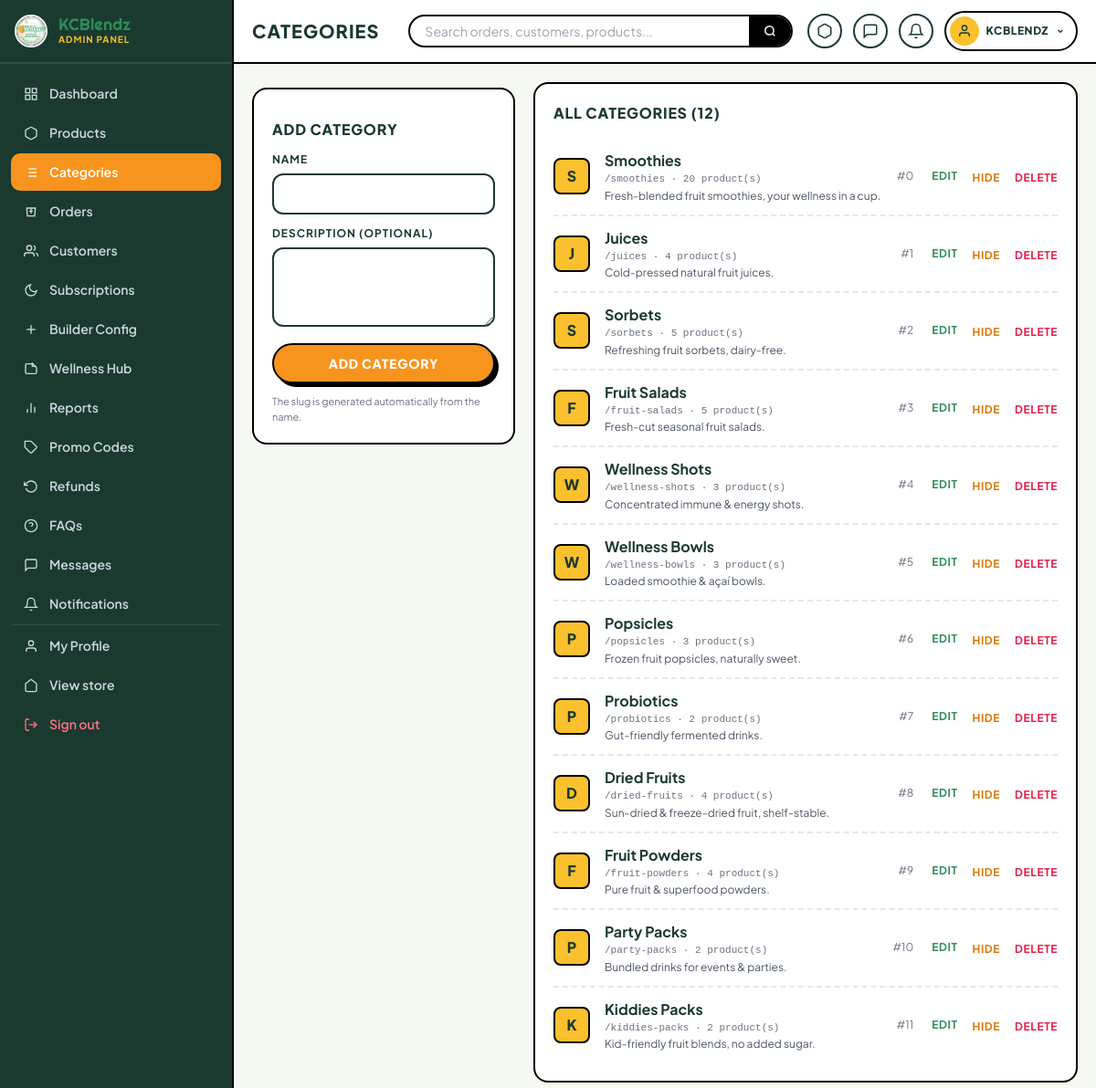
The app's page /admin/categories (signed in) with its own data.
### tables this page shows
CREATE TABLE users (
    id INTEGER PRIMARY KEY AUTOINCREMENT,
    email TEXT UNIQUE NOT NULL,
    password_hash TEXT NOT NULL,
    full_name TEXT NOT NULL,
    phone TEXT,
    role TEXT NOT NULL DEFAULT 'customer',  -- customer | admin
    status TEXT NOT NULL DEFAULT 'active',  -- active | suspended | deleted
    region TEXT,                            -- preferred region NG / MU / GL
    created_at TEXT NOT NULL DEFAULT (datetime('now')),
    last_login_at TEXT
, avatar_url TEXT, mfa_secret TEXT, mfa_enabled INTEGER NOT NULL DEFAULT 0, login_attempts INTEGER NOT NULL DEFAULT 0, locked_until TEXT);

CREATE TABLE categories (
    id INTEGER PRIMARY KEY AUTOINCREMENT,
    slug TEXT UNIQUE NOT NULL,
    name TEXT NOT NULL,
    description TEXT,
    icon TEXT,
    sort_order INTEGER NOT NULL DEFAULT 0,
    is_active INTEGER NOT NULL DEFAULT 1
, is_deleted INTEGER NOT NULL DEFAULT 0);

### app.py (the view, shortened to what this page needs)
@app.route("/admin/categories", methods=["GET", "POST"])
@admin_required
def admin_categories():
    db = get_db()
    cats = db.execute("""SELECT c.*, (SELECT COUNT(*) FROM products p
                WHERE p.category_id=c.id AND p.is_active=1) AS product_count
            FROM categories c WHERE COALESCE(c.is_deleted,0)=0
            ORDER BY c.sort_order, c.id""").fetchall()
    return render_template("admin/categories.html", categories=cats)

### app.py (called while the page is built)
def get_db():
    if "db" not in g:
        g.db = sqlite3.connect(DB_PATH, timeout=15)
        g.db.row_factory = sqlite3.Row
        g.db.execute("PRAGMA foreign_keys = ON")
        g.db.execute("PRAGMA journal_mode = WAL")
        g.db.execute("PRAGMA synchronous = NORMAL")
        g.db.execute("PRAGMA cache_size = -16000")
        g.db.execute("PRAGMA temp_store = MEMORY")
    return g.db

@app.after_request
def _cache_static(resp):
    if request.path.startswith("/static/"):
        resp.headers["Cache-Control"] = "public, max-age=2592000"
    return resp

def current_user():
    uid = session.get("uid")
    if not uid:
        return None
    row = get_db().execute("SELECT * FROM users WHERE id=? AND status='active'", (uid,)).fetchone()
    return row

def admin_required(view):
    @wraps(view)
    def wrapper(*args, **kwargs):
        u = current_user()
        if not u or u["role"] != "admin":
            abort(403)
        return view(*args, **kwargs)
    return wrapper

def admin_unread_counts():
    db = get_db()
    u = current_user()
    if not u:
        return {"notifs": 0, "messages": 0, "orders_pending": 0}
    return {
        "notifs": db.execute("""SELECT COUNT(*) c FROM notifications
            WHERE audience='admin' AND user_id=? AND is_read=0""", (u["id"],)).fetchone()["c"],
        "messages": db.execute("""SELECT COUNT(*) c FROM contact_messages
            WHERE is_handled=0""").fetchone()["c"],
        "orders_pending": db.execute("""SELECT COUNT(*) c FROM orders
            WHERE order_status='pending'""").fetchone()["c"],
    }

def csrf_token():
    if "_csrf" not in session:
        session["_csrf"] = secrets.token_urlsafe(32)
    return session["_csrf"]

@app.before_request
def enforce_csrf():
    if request.method in ("POST", "PUT", "PATCH", "DELETE"):
        if request.path.startswith("/api/"):
            return  # api uses JSON + session
        if not check_csrf():
            abort(400, "Invalid CSRF token")

@app.after_request
def security_headers(response):
    response.headers["X-Content-Type-Options"] = "nosniff"
    response.headers["X-Frame-Options"] = "DENY"
    response.headers["Referrer-Policy"] = "strict-origin-when-cross-origin"
    response.headers["Permissions-Policy"] = "camera=(), microphone=(), geolocation=()"
    return response

### templates/admin/categories.html (shortened to what this page needs)
{% extends "admin/_layout.html" %}
{% set active = 'categories' %}
{% block page_title %}Categories{% endblock %}
{% block admin_body %}
<div class="grid grid-cols-1 lg:grid-cols-3 gap-5">
  <aside>
    <form method="post" action="{{ url_for('admin_categories') }}" class="bg-white rounded-2xl border-2 border-black p-5 space-y-3 lg:sticky lg:top-24">
      <h2 class="text-base font-extrabold uppercase tracking-wider">Add category</h2>
      <div>
        <label class="label">Name</label>
        <input type="text" name="name" required class="input w-full">
      </div>
      <div>
        <label class="label">Description (optional)</label>
        <textarea name="description" rows="3" class="input w-full"></textarea>
      </div>
      <button type="submit" class="btn-fuchsia rounded-full w-full py-2.5 font-extrabold uppercase tracking-wider text-sm border-2 border-black shadow-[4px_4px_0_#000]">
        Add category
      </button>
      <p class="text-[11px] text-gray-500">The slug is generated automatically from the name.</p>
    </form>
  </aside>
  <div class="lg:col-span-2">
    <div class="bg-white rounded-2xl border-2 border-black p-5">
      <h2 class="text-base font-extrabold uppercase tracking-wider mb-4">All categories ({{ categories|length }})</h2>
      <ul class="divide-y-2 divide-dashed divide-gray-200">
        {% for c in categories %}
        <li class="py-3">
          <div class="flex items-center gap-4">
            <div class="w-10 h-10 rounded-lg border-2 border-black bg-[var(--lime)] flex items-center justify-center font-extrabold">
              {{ c['name'][:1] | upper }}
            </div>
            <div class="flex-1 min-w-0">
              <p class="font-bold">{{ c['name'] }}
              </p>
              <p class="text-[11px] text-gray-500 font-mono">/{{ c['slug'] }} · {{ c['product_count'] }} product(s)</p>
              {% if c['description'] %}<p class="text-xs text-gray-600 mt-0.5 line-clamp-1">{{ c['description'] }}</p>{% endif %}
            </div>
            <span class="text-xs text-gray-500 mr-1">#{{ c['sort_order'] or 0 }}</span>
            <button type="button" onclick="this.closest('li').querySelector('[data-edit]').classList.toggle('hidden')"
                    class="text-[var(--kc-green)] hover:underline text-xs font-bold uppercase tracking-wider">Edit</button>
            <form method="post" action="{{ url_for('admin_categories') }}" class="inline">
              <button class="text-amber-600 hover:underline text-xs font-bold uppercase tracking-wider">{{ 'Show' if not c['is_active'] else 'Hide' }}</button>
            </form>
            <form method="post" action="{{ url_for('admin_categories') }}" class="inline"
                  data-confirm="Products keep their links; the category is hidden from customers and storefront filters."
                  data-confirm-title="Delete category “{{ c['name']|e }}”?"
                  data-confirm-label="Yes, delete">
              <button class="text-rose-600 hover:text-rose-700 text-xs font-bold uppercase tracking-wider">Delete</button>
            </form>
          </div>
        </li>
        {% else %}
        <li class="py-4 text-center text-gray-500 text-sm">No categories yet.</li>
        {% endfor %}
      </ul>
    </div>
  </div>
</div>
{% endblock %}

### templates/admin/_layout.html (shortened to what this page needs)
{% extends "base.html" %}
{% set hide_chrome = True %}
{% set au = admin_unread() %}
{% set u  = current_user() %}
{% block content %}
<div class="flex flex-col lg:flex-row min-h-screen bg-[var(--bg)]">
  {% include 'admin/_sidebar.html' %}
  <div class="flex-1 min-w-0">
    <header class="bg-white border-b-2 border-black sticky top-0 z-30">
      <div class="px-5 py-3 flex items-center gap-4">
        <h1 class="text-lg md:text-xl font-extrabold uppercase tracking-wider shrink-0">{% block page_title %}{% endblock %}</h1>
        <form action="{{ url_for('admin_orders') }}" method="get" class="hidden md:flex flex-1 max-w-md ml-4">
          <div class="flex w-full border-2 border-black rounded-full overflow-hidden bg-white">
            <input type="search" name="q" placeholder="Search orders, customers, products..."
                   class="flex-1 px-4 py-1.5 outline-none text-sm bg-transparent">
            <button type="submit" class="bg-black text-white px-4 text-xs font-extrabold tracking-wider" aria-label="Search">
              <svg width="14" height="14" viewBox="0 0 24 24" fill="none" stroke="currentColor" stroke-width="2.5"><circle cx="11" cy="11" r="8"/><line x1="21" y1="21" x2="16.65" y2="16.65"/></svg>
            </button>
          </div>
        </form>
        <div class="flex items-center gap-3 ml-auto">
          <a href="{{ url_for('admin_orders') }}?status=pending" class="icon-btn relative" aria-label="Pending orders" title="Pending orders">
            <svg width="18" height="18" viewBox="0 0 24 24" fill="none" stroke="currentColor" stroke-width="2"><path d="M21 16V8a2 2 0 0 0-1-1.73l-7-4a2 2 0 0 0-2 0l-7 4A2 2 0 0 0 3 8v8a2 2 0 0 0 1 1.73l7 4a2 2 0 0 0 2 0l7-4A2 2 0 0 0 21 16z"/></svg>
          </a>
          <a href="{{ url_for('admin_messages') }}" class="icon-btn relative" aria-label="Customer messages" title="Customer messages">
            <svg width="18" height="18" viewBox="0 0 24 24" fill="none" stroke="currentColor" stroke-width="2"><path d="M21 15a2 2 0 0 1-2 2H7l-4 4V5a2 2 0 0 1 2-2h14a2 2 0 0 1 2 2z"/></svg>
          </a>
          <a href="{{ url_for('admin_notifications') }}" class="icon-btn relative" aria-label="Notifications" title="Notifications">
            <svg width="18" height="18" viewBox="0 0 24 24" fill="none" stroke="currentColor" stroke-width="2"><path d="M18 8A6 6 0 0 0 6 8c0 7-3 9-3 9h18s-3-2-3-9"/><path d="M13.73 21a2 2 0 0 1-3.46 0"/></svg>
          </a>
          <div class="relative">
            <button class="flex items-center gap-2 border-2 border-black rounded-full p-1 pr-3 hover:bg-[var(--kc-yellow)]/30 transition"
                    onclick="this.nextElementSibling.classList.toggle('hidden')">
              <span class="w-8 h-8 rounded-full overflow-hidden inline-flex items-center justify-center bg-[var(--kc-yellow)]">
                {% if u and u['avatar_url'] %}
                  <img src="{{ u['avatar_url'] }}" alt="" class="w-full h-full object-cover">
                {% else %}
                  <svg width="16" height="16" viewBox="0 0 24 24" fill="none" stroke="currentColor" stroke-width="2"><path d="M20 21v-2a4 4 0 0 0-4-4H8a4 4 0 0 0-4 4v2"/><circle cx="12" cy="7" r="4"/></svg>
                {% endif %}
              </span>
              <span class="hidden md:inline text-xs font-extrabold uppercase tracking-wider">{{ (u['full_name'].split(' ')[0] if u and u['full_name'] else 'Admin') }}</span>
              <svg width="10" height="10" viewBox="0 0 24 24" fill="none" stroke="currentColor" stroke-width="3"><polyline points="6 9 12 15 18 9"/></svg>
            </button>
          </div>
        </div>
      </div>
    </header>
    <main class="p-5">
      {% block admin_body %}{% endblock %}
    </main>
  </div>
</div>
{% endblock %}

### templates/base.html (style rules this page uses)
:root { --kc-green: #2E8B57; --kc-green-deep: #1F6E43; --kc-green-soft: #6FB78F; --kc-orange: #F7941D; --kc-orange-deep: #D97706; --kc-yellow: #FBC02D; --kc-cream: #FFF8E7; --kc-bg: #F5F9F2; --kc-dark: #1B3A2F; --kc-ink: #0F2A21; --fuchsia: var(--kc-orange); --lime: var(--kc-yellow); --sky: var(--kc-green); --purple: var(--kc-green-deep); --orange: var(--kc-orange); --yellow: var(--kc-yellow); --bg: var(--kc-bg); --dark: var(--kc-dark); }
html, body { background: var(--kc-bg); }
body { font-family: 'Plus Jakarta Sans', sans-serif; color: var(--kc-dark); overflow-x: hidden; -webkit-font-smoothing: antialiased; }
.btn-fuchsia, .btn-orange { background: var(--kc-orange); color:#fff; transition: all .18s; }
.input { background:#fff; border:2px solid var(--kc-dark); padding: 10px 14px; font-size: 14px; outline:none; border-radius: 12px; transition: border-color .15s; color: var(--kc-dark); }
.input::placeholder { color: #9aa39e; }
.label { font-size: 12px; font-weight: 700; text-transform: uppercase; letter-spacing: .08em; color: var(--kc-dark); margin-bottom: 6px; display:block; }
.icon-btn { width: 36px; height: 36px; border-radius: 999px; border: 2px solid var(--kc-dark); background: #fff; display: inline-flex; align-items: center; justify-content: center; transition: background .15s, transform .15s; color: var(--kc-dark); }
.icon-btn { width:38px; height:38px; display:inline-flex; align-items:center; justify-content:center; border-radius:9999px; border:2px solid var(--kc-dark); background:#fff; color: var(--kc-dark); transition:all .15s; }

### records on screen
users: full_name "KCBLENDZ"
categories: name "S", name "Smoothies", slug "smoothies", product_count "20", description "Fresh-blended fruit smoothies, your wellness in a cup.", sort_order "0", is_active "HIDE"
categories: name "J", name "Juices", slug "juices", product_count "4", description "Cold-pressed natural fruit juices.", sort_order "1", is_active "HIDE"
categories: name "S", name "Sorbets", slug "sorbets", product_count "5", description "Refreshing fruit sorbets, dairy-free.", sort_order "2", is_active "HIDE"
categories: name "F", name "Fruit Salads", slug "fruit-salads", product_count "5", description "Fresh-cut seasonal fruit salads.", sort_order "3", is_active "HIDE"
categories: name "W", name "Wellness Shots", slug "wellness-shots", product_count "3", description "Concentrated immune & energy shots.", sort_order "4", is_active "HIDE"
categories: name "W", name "Wellness Bowls", slug "wellness-bowls", product_count "3", description "Loaded smoothie & açaí bowls.", sort_order "5", is_active "HIDE"
categories: name "P", name "Popsicles", slug "popsicles", product_count "3", description "Frozen fruit popsicles, naturally sweet.", sort_order "6", is_active "HIDE"
categories: name "P", name "Probiotics", slug "probiotics", product_count "2", description "Gut-friendly fermented drinks.", sort_order "7", is_active "HIDE"
categories: name "D", name "Dried Fruits", slug "dried-fruits", product_count "4", description "Sun-dried & freeze-dried fruit, shelf-stable.", sort_order "8", is_active "HIDE"
categories: name "F", name "Fruit Powders", slug "fruit-powders", product_count "4", description "Pure fruit & superfood powders.", sort_order "9", is_active "HIDE"
categories: name "P", name "Party Packs", slug "party-packs", product_count "2", description "Bundled drinks for events & parties.", sort_order "10", is_active "HIDE"
categories: name "K", name "Kiddies Packs", slug "kiddies-packs", product_count "2", description "Kid-friendly fruit blends, no added sugar.", sort_order "11", is_active "HIDE"

### other values on screen
{{ categories|length }} "12"
